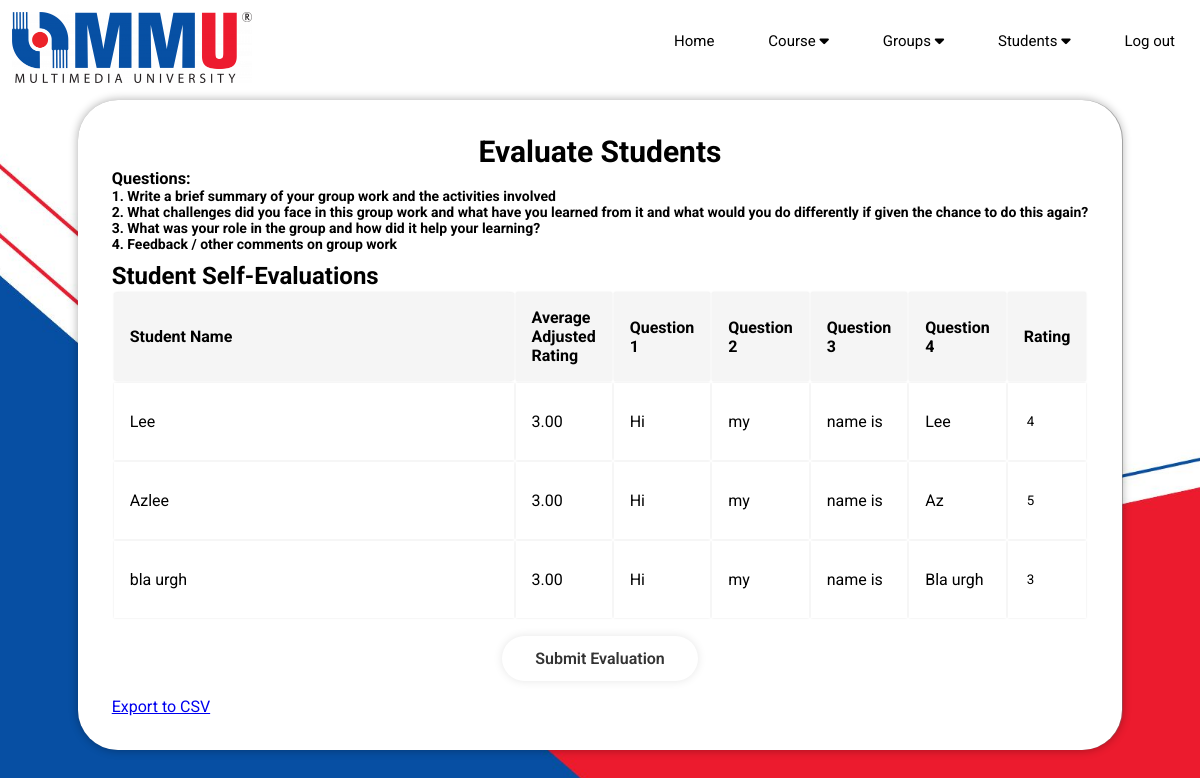
Page /evaluate_students/ART0000001/28 (signed in) on the committed database.
### tables this page shows
CREATE TABLE "Evaluate_self" (
	"evaluate_self_id"	INTEGER NOT NULL,
	"evaluator_id"	INTEGER,
	"class_id"	INTEGER,
	"group_id"	INTEGER,
	"comments_self01"	INTEGER,
	"comments_self02"	INTEGER,
	"comments_self03"	INTEGER,
	"comments_self04"	INTEGER,
	FOREIGN KEY("evaluator_id") REFERENCES "Users"("user_id"),
	PRIMARY KEY("evaluate_self_id" AUTOINCREMENT),
	FOREIGN KEY("class_id") REFERENCES "Classes"("class_id"),
	FOREIGN KEY("group_id") REFERENCES "Groups"("group_id")
);

CREATE TABLE "Users" (
	"user_id"	INTEGER NOT NULL,
	"name"	TEXT NOT NULL,
	"email"	TEXT NOT NULL,
	"password"	TEXT NOT NULL,
	PRIMARY KEY("user_id" AUTOINCREMENT)
);

### app.py (the view)
@app.route('/evaluate_students/<string:class_id>/<string:group_id>', methods=['GET', 'POST'])
def evaluate_students(class_id, group_id):
    if request.method == 'POST':
        lecturer_id = session.get("user_id")
        if not lecturer_id:
            flash("No user logged in", "danger")
            return redirect(url_for('login'))
        student_evaluations = request.form.to_dict(flat=False)
        conn = get_db_connection()
        cursor = conn.cursor()
        try:
            for key, evaluations in student_evaluations.items():
                if key.startswith('rating_'):
                    student_id = key.split('_')[1]
                    evaluation = evaluations[0]  # Get the first item in the list
                    cursor.execute(
                        "SELECT COUNT(*) FROM Evaluate_lect WHERE evaluator_lect_id = ? AND evaluated_id = ? AND class_id = ? AND group_id = ?",
                        (lecturer_id, student_id, class_id, group_id))
                    exists = cursor.fetchone()[0]
                    if exists == 0:
                        cursor.execute(
                            "INSERT INTO Evaluate_lect (evaluator_lect_id, evaluated_id, class_id, group_id, rating_lect) "
                            "VALUES (?, ?, ?, ?, ?)",
                            (lecturer_id, student_id, class_id, group_id, evaluation))
                    else:
                        cursor.execute("""
                            UPDATE Evaluate_lect
                            SET rating_lect = ?
                            WHERE evaluator_lect_id = ? AND evaluated_id = ? AND class_id = ? AND group_id = ?
                        """, (evaluation, lecturer_id, student_id, class_id, group_id))
            conn.commit()
            flash('Student evaluations submitted successfully', 'success')
        except Exception as e:
            conn.rollback()
            flash(f'Error submitting evaluations: {str(e)}', 'danger')
        finally:
            conn.close()
        return redirect(url_for('evaluate_students', class_id=class_id, group_id=group_id))
    else:
        lecturer_id = session.get("user_id")
        if not lecturer_id:
            flash("No user logged in", "danger")
            return redirect(url_for('login'))
        conn = get_db_connection()
        cursor = conn.cursor()
        try:
            cursor.execute(
                "SELECT Users.user_id, Users.name, Evaluate_self.comments_self01, Evaluate_self.comments_self02, "
                "Evaluate_self.comments_self03, Evaluate_self.comments_self04, Evaluation.adjusted_rating, "
                "Evaluate_lect.rating_lect "
                "FROM Users "
                "INNER JOIN Evaluate_self ON Users.user_id = Evaluate_self.evaluator_id "
                "LEFT JOIN Evaluation ON Users.user_id = Evaluation.evaluated_id AND Evaluation.class_id = ? AND Evaluation.group_id = ? "
                "LEFT JOIN Evaluate_lect ON Users.user_id = Evaluate_lect.evaluated_id AND Evaluate_lect.class_id = ? AND Evaluate_lect.group_id = ? "
                "WHERE Users.user_id IN (SELECT user_id FROM group_members WHERE class_id = ? AND group_id = ?)",
                (class_id, group_id, class_id, group_id, class_id, group_id))
            evaluations = cursor.fetchall()
            grouped_evaluations = {}
            for eval in evaluations:
                if eval['name'] not in grouped_evaluations:
                    grouped_evaluations[eval['name']] = {
                        'user_id': eval['user_id'],
                        'comments': [eval['comments_self01'], eval['comments_self02'], eval['comments_self03'], eval['comments_self04']],
                        'adjusted_ratings': [],
                        'average_adjusted_rating': 0,
                        'rating_lect': eval['rating_lect']  # Added rating_lect
                    }
                if eval['adjusted_rating'] is not None:
                    grouped_evaluations[eval['name']]['adjusted_ratings'].append(eval['adjusted_rating'])
                ratings = grouped_evaluations[eval['name']]['adjusted_ratings']
                grouped_evaluations[eval['name']]['average_adjusted_rating'] = sum(ratings) / len(ratings) if ratings else None
        except Exception as e:
            flash(f'Error retrieving students: {str(e)}', 'danger')
            grouped_evaluations = {}
        finally:
            conn.close()
        return render_template('evaluate_students.html', class_id=class_id, group_id=group_id, evaluations=grouped_evaluations)

### app.py (called while the page is built)
def get_db_connection():
    conn = sqlite3.connect(DATABASE)
    conn.row_factory = sqlite3.Row
    return conn

### templates/evaluate_students.html (shortened to what this page needs)
{% extends "layout_lect.html" %}
{% block content %}
    <div class="evaluate_students">
        <h1>Evaluate Students</h1>
        <div class="questions">
            <h3>Questions:</h3>
            <p><strong>1. Write a brief summary of your group work and the activities involved</strong></p>
            <p><strong>2. What challenges did you face in this group work and what have you learned from it and what would you do differently if given the chance to do this again?</strong></p>
            <p><strong>3. What was your role in the group and how did it help your learning?</strong></p>
            <p><strong>4. Feedback / other comments on group work</strong></p>
        </div>
        <form method="POST" action="{{ url_for('evaluate_students', class_id=class_id, group_id=group_id) }}">
            <h2>Student Self-Evaluations</h2>
            <table class="table_evaluation">
                <thead>
                    <tr>
                        <th scope="col">Student Name</th>
                        <th scope="col">Average Adjusted Rating</th>
                        <th scope="col">Question 1</th>
                        <th scope="col">Question 2</th>
                        <th scope="col">Question 3</th>
                        <th scope="col">Question 4</th>
                        <th scope="col">Rating</th>
                    </tr>
                </thead>
                <tbody>
                    {% for name, data in evaluations.items() %}
                        <tr>
                            <td class="name">{{ name }}</td>
                            <td class="name">{{ '%.2f' % data['average_adjusted_rating'] if data['average_adjusted_rating'] is not none else 'N/A' }}</td>
                            <td class="name">{{ data['comments'][0] }}</td>
                            <td class="name">{{ data['comments'][1] }}</td>
                            <td class="name">{{ data['comments'][2] }}</td>
                            <td class="name">{{ data['comments'][3] }}</td>
                            <td class="name">
                                <input type="number" name="rating_{{ data['user_id'] }}" class="form-control" min="1" max="5" value="{{ data['rating_lect'] if data['rating_lect'] is not none else 'N/A' }}" required>
                            </td>
                        </tr>
                    {% endfor %}
                </tbody>
            </table>
            <button type="submit" class="btn btn-primary">Submit Evaluation</button>
        </form>
        <a href="{{ url_for('export_group', class_id=class_id, group_id=group_id) }}" class="btn btn-secondary mt-3">Export to CSV</a>
    </div>
{% endblock %}

### static/style_LecturerMenu.css (style rules this page uses)
* { padding: 0; margin: 0; box-sizing: border-box; font-family: "Roboto", sans-serif; }
body { display: flex; justify-content: center; align-items: center; min-height: 100vh; background: url(PageBg.jpg) no-repeat; background-attachment: fixed; background-size: cover; background-position: center; image-resolution: 1080; }
input { width: 80%; background: transparent; border: 0; outline: 0; padding: 15px 3px; }
td.name { width: 100%; height: 100%; padding: 1rem; align-items: center; background-color: transparent; box-shadow: 0 0 2px rgba(0, 0, 0, .1);; }
th { width: 100%; height: 100%; font-weight: bold; color: black; padding: 1rem; text-align: left; border-radius: 2%; background-color: whitesmoke; box-shadow: 0 0 2px rgba(0, 0, 0, .1); }
.btn-primary { width: 100%; height: 45px; background: transparent; border: none; outline: none; border-radius: 40px; box-shadow: 0 0 10px rgba(0, 0, 0, .1); cursor: pointer; font-size: 16px; color: #333; font-weight: 600; }
.evaluate_students { margin-top: 50px; min-width:420px; width: auto; background: rgb(255, 255, 255); color: black; border: 2px solid rgba(255, 255, 255, .2); backdrop-filter: contrast(50%); box-shadow: 0 0 10px rgba(0, 0, 0, 0.329); border-radius: 40px; padding: 2rem; }
.evaluate_students h1 { font-size: 30px; text-align: center; }
.evaluate_students .btn-primary { width: 20%; height: 45px; background: transparent; border: none; outline: none; border-radius: 40px; box-shadow: 0 0 10px rgba(0, 0, 0, .1); cursor: pointer; font-size: 16px; color: #333; font-weight: 600; margin: 1rem auto; display: block; }
.questions { align-items: left; text-align: left; font-size: 14px; margin-bottom: 10px; }

### rows in the picture
Evaluate_self: name "Lee", average_adjusted_rating "3.00", comments_self01 "Hi", comments_self02 "my", comments_self03 "name is", comments_self04 "Lee", data "4"
Evaluate_self: name "Azlee", average_adjusted_rating "3.00", comments_self01 "Hi", comments_self02 "my", comments_self03 "name is", comments_self04 "Az", data "5"
Evaluate_self: name "bla urgh", average_adjusted_rating "3.00", comments_self01 "Hi", comments_self02 "my", comments_self03 "name is", comments_self04 "Bla urgh", data "3"
